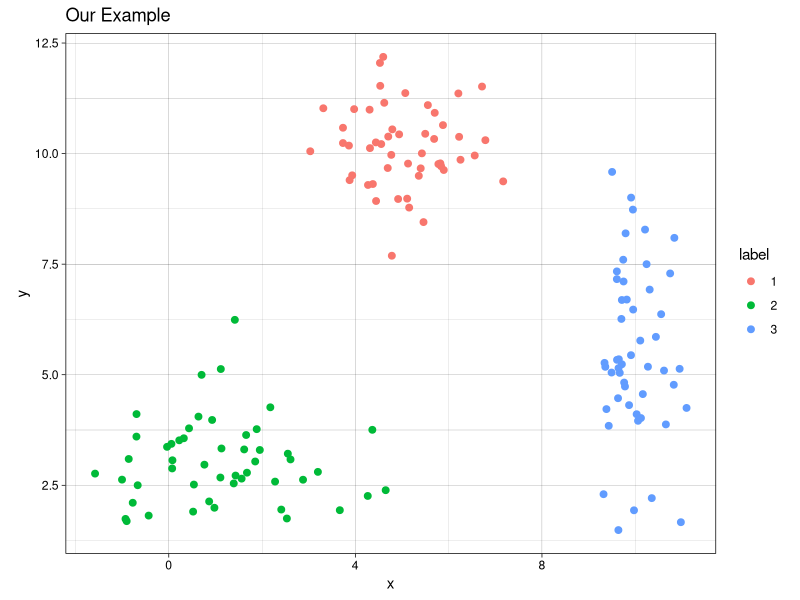
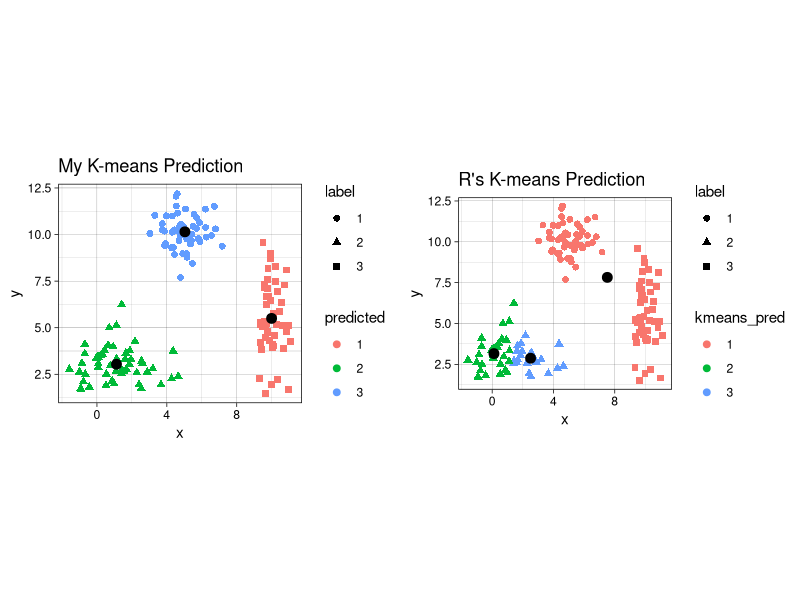
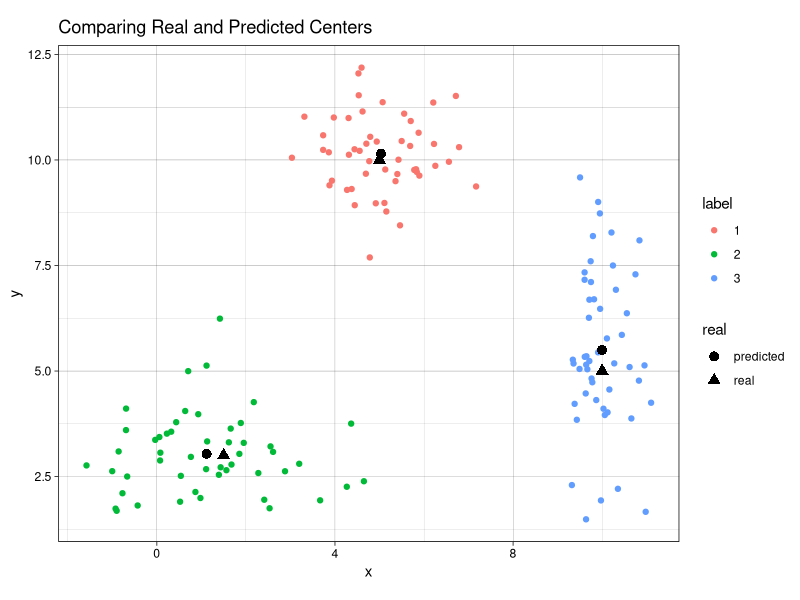
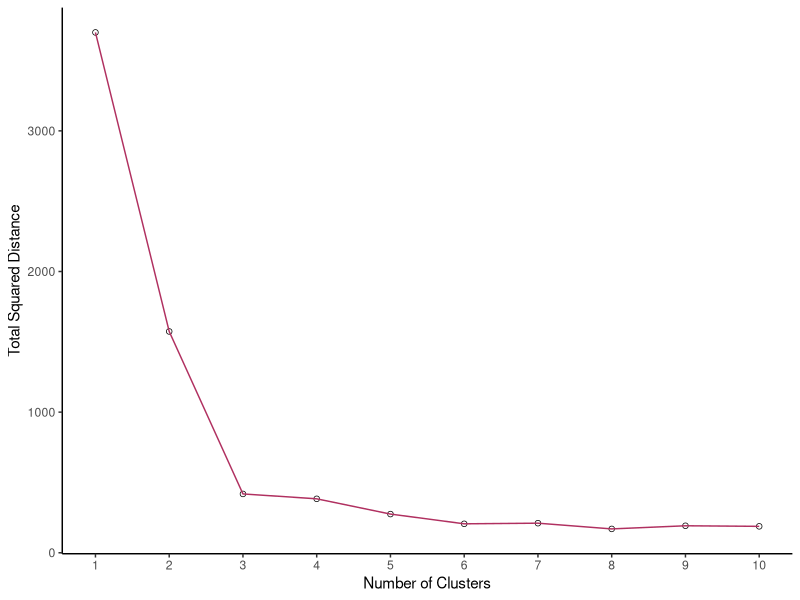
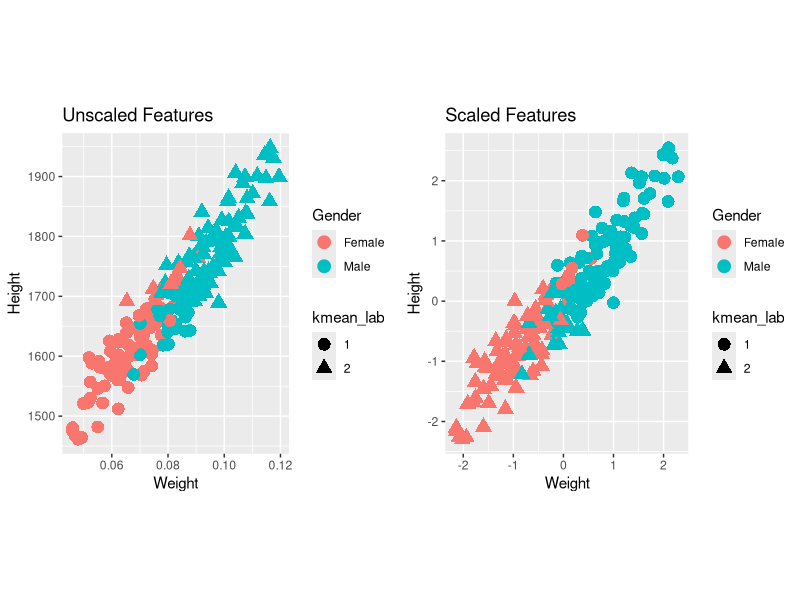

Reproduce these figures in R, in order.
## ---- chunk 1
knitr::opts_chunk$set(
  fig.path = "images/"
)
## ---- chunk 2
# first create individual clusters with different distribution parameters
set.seed(123) # setting a seed for reproducibility

x1 <- rnorm(50, mean = 5, sd = 1)
y1 <- rnorm(50, mean = 10, sd = 1)
df1 <- data.frame(x = x1, y = y1, label = 1)

x2 <- rnorm(50, mean = 1.5, sd = 1.5)
y2 <- rnorm(50, mean = 3, sd = 1)
df2 <- data.frame(x = x2, y = y2, label = 2)

x3 <- rnorm(50, mean = 10, sd = 0.5)
y3 <- rnorm(50, mean = 5, sd = 2)
df3 <- data.frame(x = x3, y = y3, label = 3)

combined <- rbind(df1, df2, df3)
combined$label <- as.factor(combined$label) # label must be converted into a factor since it will be interpreted as a continuous variable, which it is not.
## ---- chunk 3
library(ggplot2)
th <- theme_linedraw() # setting the theme for the plots
tiff('./images/plot1.tiff', units="in", width=5, height=3, res=300)

ggplot(combined, aes(x= x, y = y)) +
  geom_point(aes(color=label), size = 2) +
  labs(title = "Our Example") + 
  th + theme(aspect.ratio = 0.8) 

garb <- dev.off()
## ---- chunk 4
my_kmeans <- function(df, n_clusters){ # the function will take a dataframe and num clusters as input
  # first, get the range of possible values to initiate random centers
  
  Z_hist <- data.frame()          # create history of Z and centers to see progress of iterations
  C_hist <- data.frame()
  
  Z <- rep(-1, nrow(df))     # Z are our indicator variable, we need to set placeholders for these variables that are different values. values don't matter as long as they are different from each other
 
   Z_new <- rep(0, nrow(df))  # these variables will tell the algorithm when to stop iterations
  
  centers <- array(0, dim = c(n_clusters, ncol(df)) ) # create a placeholder for centers array
  # now we can initialize random centers

  min <- min(df)
  max <- max(df)  
  for(row in seq(1, n_clusters)){
    for(col in seq(1, dim(centers)[2] ))
      centers[row, col] <- runif(1, min, max)
  }
  
  # now that we have the centers, we need to find differences between each point from each cluster
  # we will create a distance matrix
  
  Dist <- array(0, dim = c(nrow(df), n_clusters ) )
  
  iteration = 0 # keep track of iterations
  while(sum(Z-Z_new) !=0 ){ # keep iterating until Z and Z_new are equal
    
    Z_add <- data.frame(Z = Z_new, iteration = iteration)
    C_add <- data.frame(centers, iteration = iteration)
    
    Z_hist <- rbind(Z_hist, Z_add) # appending new iterations to keep track of the history
    C_hist <- rbind(C_hist, C_add)
    
    Z <- Z_new
    for(center in seq(1, nrow(centers))){
      distance <- apply(df, 1, function(x) sum((x - centers[center, ])^2) ) # compute euclidian distance 
      for(x in seq(1, length(distance))){
        Dist[x, center] <- distance[x] # filling in distance matrix with euclidian distances
      }
    }
    
    Z_new <- max.col(-Dist) # note that max.col function finds the column that has the maximum value.
                            # since we want to find the minimum distance, we invert by distance matrix
                            # by multiplying the whole matrix by -1. 
    
    # next, we need to move the centers since the center values for each cluster has changed
    
    for(center in seq(1, n_clusters)){
      for(var in seq(1, ncol(centers) )){
        if(sum(Z_new==center) ==0 ) centers[center, var] = centers[center, var]
        else centers[center, var] <- mean(df[Z_new == center, var])
      }
    }

    iteration = iteration + 1
  }
  # cat('Took', iteration - 1, 'iterations to converge!')
  Z_hist$prediction <- as.factor(Z_hist$Z)
  Z_new <- as.factor(Z_new)
  output <- list(Z_new, centers, Z_hist, C_hist)
  return(output)
}

## ---- chunk 5
library(gganimate)

no_labs = combined[,1:2]

prediction <- my_kmeans(no_labs, 3)
Z_hist <- cbind(combined, prediction[[3]])
c_hist <- prediction[[4]]

g <- ggplot(Z_hist, aes(x = x, y = y)) +
  geom_point(aes(color = prediction, shape = label), size = 1) +
  geom_point(data = c_hist, aes(x = X1, y = X2), size = 2) +
  labs(title = 'Iteration: {frame_time}') +
  th + theme(text = element_text(size = 5)) +
  transition_time(iteration) 

animate(g, nframes=  length(unique(Z_hist$iteration)), fps = 1,
        width = 1000, height=800, res = 300)
## ---- chunk 6
combined$predicted <- as.factor(prediction[[1]]) # remeber to convert the integer values to  factors
centers <- prediction[[2]]

kmeans <- kmeans(no_labs, 3)

combined$kmeans_pred <- as.factor(kmeans$cluster)

g1 <- ggplot(combined, aes(x = x, y = y)) + 
  geom_point(aes(color = predicted, shape = label), size = 2) +
  geom_point(data = data.frame(centers), aes(X1, X2), size = 3) +
  labs(title = 'My K-means Prediction') +
  th + theme(aspect.ratio = 0.9)

g2 <- ggplot(combined, aes(x=x , y = y)) +
  geom_point(aes(color = kmeans_pred, shape = label), size = 2) +
  geom_point(data = data.frame(data.frame(kmeans$centers)), aes(x, y), size = 3) +
  labs(title = "R's K-means Prediction") +
  th + theme(aspect.ratio = 0.9)

library(gridExtra) # import library to display graphs in a grid

tiff('./images/plot2.tiff', units="in", width=10, height=5, res=600)

grid.arrange(g1, g2, nrow=1, respect=TRUE)

garb <- dev.off()
## ---- chunk 7
predicted_centers <- tail(c_hist, 3)[,-3] # k-means predicted centers
predicted_centers$real <- 'predicted'

real_centers <- matrix(c(5,10,1.5,3,10,5), byrow = TRUE, ncol=2) # generated data from these centers
real_centers <- data.frame(real_centers)
real_centers$real <- 'real'

both_centers <- rbind(predicted_centers, real_centers)

tiff('./images/plot3.tiff', units="in", width=5, height=3, res=300)
 
ggplot(combined, aes(x = x, y = y)) +
  geom_point(aes(color = label)) +
  geom_point(data = both_centers, aes(x= X1,y= X2, shape = real), size = 3) +
  labs(title = 'Comparing Real and Predicted Centers') +
  th + theme(aspect.ratio = 0.8)

garb <- dev.off()
## ---- chunk 8

## ---- chunk 9
# first create function to determine total distance from clusters
# pass in the data (raw data), the predicted labels from k means, and the centers
find_distances <- function(data, predicted_labs, centers){
  # first prepare dataframes for computations
  merged <- cbind(data, center = predicted_labs) # combining the raw data with the predicted labs
  # center_lab <- data.frame(centers, center = 1:nrow(centers))
  #merged2 <- merge(merged1, center_lab)
  tot_sq_dist <- 0 # initialize total square distacnce
  
  for(cen in 1:nrow(centers)){
    cluster_points <- merged[merged$center==cen,  colnames(merged) != 'center']
    if(nrow(cluster_points)!=0){
      expand_centers <- matrix(rep(centers[cen,], nrow(cluster_points)), ncol = 2, byrow=TRUE)
      sq_dist <- sum((cluster_points - expand_centers)^2)
      tot_sq_dist <- tot_sq_dist + sq_dist
    }
  }
  return(tot_sq_dist)  
}

# testing function ...
# km <- my_kmeans(no_labs, 4)
# predicted_labs <- km[[1]]
# centers <- km[[2]]
# find_distances(no_labs, predicted_labs, centers)
## ---- chunk 10
lab_hist <- data.frame() # initialize histories
cen_hist <- data.frame()
dist_hist <- data.frame()

num_clusters <- 10
for(clusters in 1:num_clusters){
  km <- my_kmeans(no_labs, n_clusters = clusters)
  
  new_df <- no_labs
  new_df$pred <- km[[1]]
  new_df$num_clusters <- clusters
  
  centers <- data.frame(km[[2]])
  centers$num_clusters <- clusters
  
  lab_hist <- rbind(lab_hist, new_df)
  cen_hist <- rbind(cen_hist, centers)
  
  sq_dist <- find_distances(no_labs, new_df$pred,
                                    as.matrix(centers[,colnames(centers) != 'num_clusters']))
  sq_dist_df <- data.frame(sq_dist, num_clusters = clusters)
  dist_hist <- rbind(dist_hist, sq_dist_df)
}

tiff('./images/scree.tiff', units="px", width=1000, height=800, res=300)

ggplot(dist_hist, aes(x = num_clusters, y = sq_dist)) +
  geom_point() +
  geom_point(color = 'white', size = 1) +
  geom_line(color = 'maroon') +
  xlab('Number of Clusters') + ylab('Total Squared Distance') +
  scale_x_continuous(breaks = 0:num_clusters+1) + theme_classic()
  
garb <- dev.off()

# create the gif
g <- ggplot(lab_hist, aes(x,y)) +
  geom_point(aes(color = pred)) +
  geom_point(data = cen_hist, aes(X1, X2)) +
  labs(title = 'Number of Clusters: {frame_time}') +
  th + theme(text = element_text(size = 8), legend.position = 'none') +
  transition_time(num_clusters) 
  
animate(g, nframes =  num_clusters, fps = 1,
        width = 1000, height=800, res = 300)
## ---- chunk 11
library(knitr)
library(kableExtra)
h_w <- read.csv('./data/gender-height-weight.csv')[,c(1,4:5)]
colnames(h_w) = c('Gender', 'Height', 'Weight')
# sample observations, since harder to see with 10000 observations
h_w_sample <- h_w[sample(1:nrow(h_w), 200),]
# converting inches to feet for sake of demonstration
h_w_sample$Height = h_w_sample$Height*10
h_w_sample$Weight <- h_w_sample$Weight * 0.0011
h_w_sample$kmean_lab <- as.factor(kmeans(h_w_sample[,2:3], 2)$cluster)

h_w_scaled <- data.frame(scale(h_w_sample[2:3]))
h_w_scaled$Gender <- h_w_sample$Gender
h_w_scaled$kmean_lab <- as.factor(kmeans(h_w_scaled[,1:2], 2)$cluster)

g1 <- ggplot(h_w_sample, aes(x = Weight, y = Height)) + 
        geom_point(aes(color = Gender, shape = kmean_lab), size = 4) + 
        labs(title = "Unscaled Features")

g2 <- ggplot(h_w_scaled, aes(x = Weight, y = Height)) + 
        geom_point(aes(color = Gender, shape = kmean_lab), size = 4) +
        labs(title = "Scaled Features" )

tiff('./images/scaling.tiff', units="in", width=10, height=5, res=600)

grid.arrange(g1, g2, nrow=1, respect=TRUE)

garb <- dev.off()


t1 <- kable(table(h_w_sample$Gender, h_w_sample$kmean_lab), align = 'clc',
            caption = "Unscaled Features",
            format = "html") %>% kable_styling(full_width = F, position = "float_left")
t2 <- kable(table(h_w_scaled$Gender, h_w_scaled$kmean_lab), align = 'clc',
            caption = "Scaled Features",
            format = "html") %>% kable_styling(full_width = F, position = "right")
## ---- chunk 12
t1
t2
